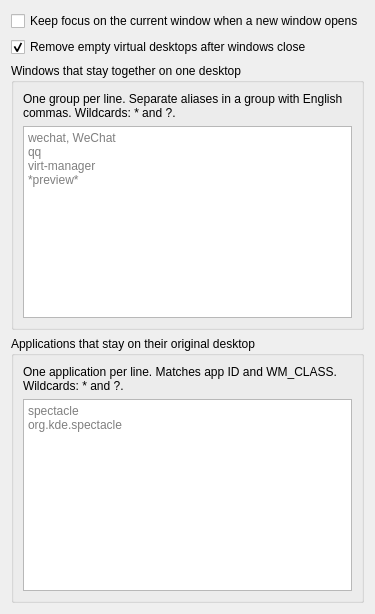
<?xml version="1.0" encoding="UTF-8"?>
<ui version="4.0">
 <class>KWin::KwindowSpreadConfigForm</class>
 <widget class="QWidget" name="KWin::KwindowSpreadConfigForm">
  <property name="windowTitle">
   <string>Kwindow-spread</string>
  </property>
  <layout class="QVBoxLayout" name="verticalLayout">
   <item>
    <widget class="QCheckBox" name="kcfg_KeepCurrentFocus">
     <property name="text">
      <string>Keep focus on the current window when a new window opens</string>
     </property>
    </widget>
   </item>
    <item>
     <widget class="QCheckBox" name="kcfg_RemoveEmptyVirtualDesktops">
      <property name="text">
       <string>Remove empty virtual desktops after windows close</string>
      </property>
      <property name="checked">
       <bool>true</bool>
      </property>
     </widget>
    </item>
    <item>
     <widget class="QGroupBox" name="sameDesktopGroupsBox">
     <property name="title">
       <string>Windows that stay together on one desktop</string>
     </property>
     <layout class="QVBoxLayout" name="sameDesktopGroupsLayout">
      <item>
       <widget class="QLabel" name="sameDesktopGroupsLabel">
        <property name="text">
         <string>One group per line. Separate aliases in a group with English commas. Wildcards: * and ?.</string>
        </property>
        <property name="wordWrap">
         <bool>true</bool>
        </property>
       </widget>
      </item>
      <item>
       <widget class="QPlainTextEdit" name="kcfg_SameDesktopWindowGroups">
        <property name="kcfg_property" stdset="0">
         <cstring>plainText</cstring>
        </property>
        <property name="placeholderText">
         <string>wechat, WeChat
qq
virt-manager
*preview*</string>
        </property>
       </widget>
      </item>
     </layout>
    </widget>
   </item>
   <item>
    <widget class="QGroupBox" name="sourceDesktopApplicationsBox">
     <property name="title">
      <string>Applications that stay on their original desktop</string>
     </property>
     <layout class="QVBoxLayout" name="sourceDesktopApplicationsLayout">
      <item>
       <widget class="QLabel" name="sourceDesktopApplicationsLabel">
        <property name="text">
         <string>One application per line. Matches app ID and WM_CLASS. Wildcards: * and ?.</string>
        </property>
        <property name="wordWrap">
         <bool>true</bool>
        </property>
       </widget>
      </item>
      <item>
       <widget class="QPlainTextEdit" name="kcfg_SourceDesktopApplications">
        <property name="kcfg_property" stdset="0">
         <cstring>plainText</cstring>
        </property>
        <property name="placeholderText">
         <string>spectacle
org.kde.spectacle</string>
        </property>
       </widget>
      </item>
     </layout>
    </widget>
   </item>
  </layout>
 </widget>
 <resources/>
 <connections/>
</ui>
